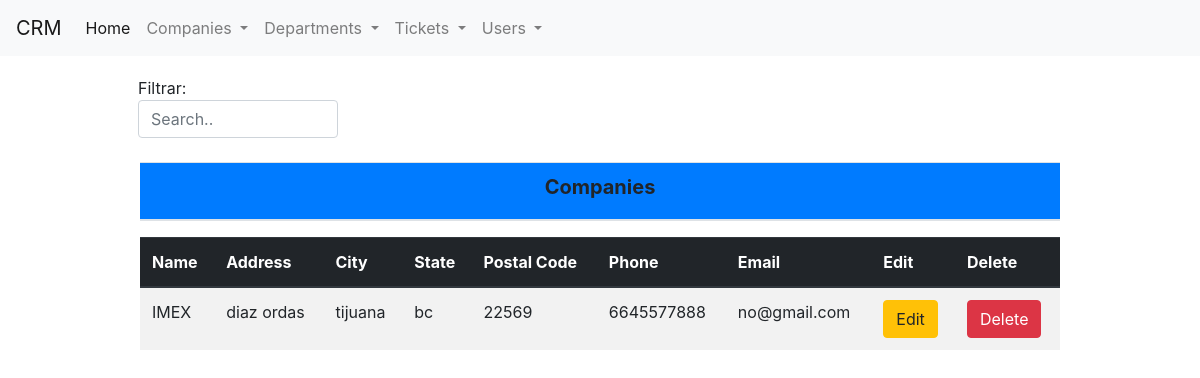
Screenshot of /Companies/ with the database file from the repository.
### Companies/models.py (models this page shows, shortened)
class Companies(models.Model):
	cmp_id = models.AutoField(primary_key=True)
	cmp_name = models.CharField(max_length=256, null=False)
	cmp_address = models.CharField(max_length=256, null=False)
	cmp_city = models.CharField(max_length=256, null=False)
	cmp_state = models.CharField(max_length=256, null=False)
	cmp_postalCode = models.CharField(max_length=256, null=False)
	cmp_phone = models.CharField(max_length=14, null=False)
	cmp_email = models.CharField(max_length=256, null=False)

### Companies/views.py (the view)
# urls.py: path('', views.Index.as_view(), name='Index_Companies_view'),
class Index(generic.ListView):
	template_name = "Companies/index.html"
	queryset = Companies.objects.all()
	def get_queryset(self, *args, **kwargs):
		qs = Companies.objects.all()
		print(self.request.GET)
		query = self.request.GET.get("q", None)
		if query is not None:
			qs = qs.filter(Q(cmp_name=query) | Q(cmp_id=query))
		return qs
	def get_context_data(self, *args, **kwargs):
		context = super(Index, self).get_context_data(*args, **kwargs)
		context["create_form"] = FormCompanies()
		return context

### Companies/forms.py
class FormCompanies(forms.ModelForm):
	class Meta:
		model = Companies
		fields = '__all__'

### templates/Companies/index.html (shortened to what this page needs)
{% extends "base.html" %}
{% block content %}
<div class="row">
		<div class="col-md-1"></div>
		<div class="col-md-10" style="margin-top: 20px;">
			<div class="col-md-3" style="margin-left: -17px;">
			Filtrar: <input class="form-control" id="buscar" type="text" placeholder="Search..">
			<br>
			</div>
			<table class="table table-striped"><thead><th class="bg-primary" style="text-align: center;"><h5><b>Companies</b></h5></h1></th></thead></table>
			<table id="datos" class="table table-striped">
				<thead class="thead-dark">
					<th>Name</th>
					<th>Address</th>
					<th>City</th>
					<th>State</th>
					<th>Postal Code </th>
					<th>Phone</th>
					<th>Email</th>
					<th>Edit</th>
					<th>Delete</th>
				</thead>
				<tbody>
					{% for Company in object_list %}
						<tr>
							<td>{{Company.cmp_name}}</td>
							<td>{{Company.cmp_address}}</td>
							<td>{{Company.cmp_city}}</td>
							<td>{{Company.cmp_state}}</td>
							<td>{{Company.cmp_postalCode}}</td>
							<td>{{Company.cmp_phone}}</td>
							<td>{{Company.cmp_email}}</td>
							<td><a class="btn btn-warning" href="Edit_Company/{{Company.cmp_id}}">Edit</a></td>
							<td><a class="btn btn-danger" href="Delete_Company/{{Company.cmp_id}}">Delete</a></td>
						</tr>
					{% empty%}
					<div class="alert alert-danger" role="alert">
					  NO EXISTEN REGISTROS
					</div>
					{% endfor %}
				</tbody>
			</table>
		</div>
		<div class="col-md-1"></div>
</div>
{% endblock %}

### rows the page displays
Companies: cmp_name "IMEX", cmp_address "diaz ordas", cmp_city "tijuana", cmp_state "bc", cmp_postalCode "22569", cmp_phone "6645577888", cmp_email "no@gmail.com"
